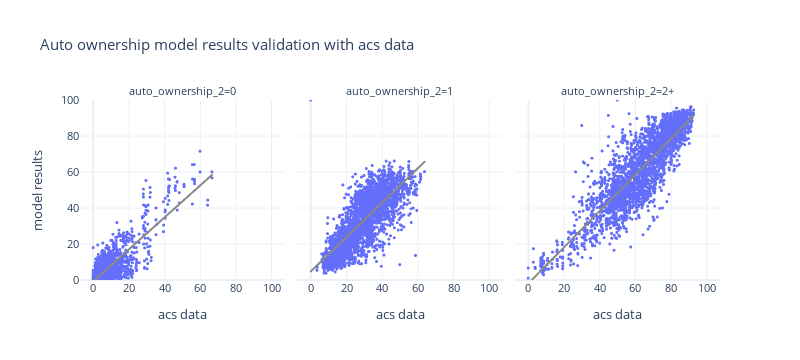

The cell this chart's notebook holds for it:
### Markdown cell above
- scatterplot

### Code cell
df_plot = pd.pivot(bg_auto_ownership, index=['block_group_id','auto_ownership_2'], columns='source', values='percentage').reset_index()



fig = px.scatter(df_plot, x="acs data", y="model results", trendline="ols", trendline_color_override='rgb(136, 136, 136)',
                 template="plotly_white",
                 facet_col='auto_ownership_2', height=400, width=1000,
                 title="Auto ownership model results validation with acs data")
fig.update_xaxes(dtick=20)
fig.update_yaxes(dtick=20,range=[0, 100])
fig.update_traces(marker_size=3)
fig.update_layout(height=360, width=800, font=dict(size=11))
fig.show()

### Figure 1 — Plotly figure (JSON) as saved in the notebook; plotly's stock layout.template omitted (floating-point values rounded to 4 significant figures; data arrays with more than 128 entries replaced by an {"elided": "..."} marker saying what was removed)
{"data": [{"hovertemplate": "auto_ownership_2=0<br>acs data=%{x}<br>model results=%{y}<extra></extra>", "legendgroup": "", "marker": {"color": "#636efa", "size": 3, "symbol": "circle"}, "mode": "markers", "name": "", "showlegend": false, "type": "scattergl", "x": {"elided": "2641 float values"}, "xaxis": "x", "y": {"elided": "2641 float values"}, "yaxis": "y"}, {"hovertemplate": "<b>OLS trendline</b><br>model results = 0.886603 * acs data + -0.740956<br>R<sup>2</sup>=0.709576<br><br>auto_ownership_2=0<br>acs data=%{x}<br>model results=%{y} <b>(trend)</b><extra></extra>", "legendgroup": "", "line": {"color": "rgb(136, 136, 136)"}, "marker": {"color": "#636efa", "size": 3, "symbol": "circle"}, "mode": "lines", "name": "", "showlegend": false, "type": "scattergl", "x": {"elided": "2413 float values"}, "xaxis": "x", "y": {"elided": "2413 float values"}, "yaxis": "y"}, {"hovertemplate": "auto_ownership_2=1<br>acs data=%{x}<br>model results=%{y}<extra></extra>", "legendgroup": "", "marker": {"color": "#636efa", "size": 3, "symbol": "circle"}, "mode": "markers", "name": "", "showlegend": false, "type": "scattergl", "x": {"elided": "2641 float values"}, "xaxis": "x2", "y": {"elided": "2641 float values"}, "yaxis": "y2"}, {"hovertemplate": "<b>OLS trendline</b><br>model results = 0.952882 * acs data + 4.73019<br>R<sup>2</sup>=0.597633<br><br>auto_ownership_2=1<br>acs data=%{x}<br>model results=%{y} <b>(trend)</b><extra></extra>", "legendgroup": "", "line": {"color": "rgb(136, 136, 136)"}, "marker": {"color": "#636efa", "size": 3, "symbol": "circle"}, "mode": "lines", "name": "", "showlegend": false, "type": "scattergl", "x": {"elided": "2634 float values"}, "xaxis": "x2", "y": {"elided": "2634 float values"}, "yaxis": "y2"}, {"hovertemplate": "auto_ownership_2=2+<br>acs data=%{x}<br>model results=%{y}<extra></extra>", "legendgroup": "", "marker": {"color": "#636efa", "size": 3, "symbol": "circle"}, "mode": "markers", "name": "", "showlegend": false, "type": "scattergl", "x": {"elided": "2641 float values"}, "xaxis": "x3", "y": {"elided": "2641 float values"}, "yaxis": "y3"}, {"hovertemplate": "<b>OLS trendline</b><br>model results = 1.0058 * acs data + -2.02328<br>R<sup>2</sup>=0.747054<br><br>auto_ownership_2=2+<br>acs data=%{x}<br>model results=%{y} <b>(trend)</b><extra></extra>", "legendgroup": "", "line": {"color": "rgb(136, 136, 136)"}, "marker": {"color": "#636efa", "size": 3, "symbol": "circle"}, "mode": "lines", "name": "", "showlegend": false, "type": "scattergl", "x": {"elided": "2634 float values"}, "xaxis": "x3", "y": {"elided": "2634 float values"}, "yaxis": "y3"}], "layout": {"annotations": [{"font": {}, "showarrow": false, "text": "auto_ownership_2=0", "x": 0.16, "xanchor": "center", "xref": "paper", "y": 1.0, "yanchor": "bottom", "yref": "paper"}, {"font": {}, "showarrow": false, "text": "auto_ownership_2=1", "x": 0.5, "xanchor": "center", "xref": "paper", "y": 1.0, "yanchor": "bottom", "yref": "paper"}, {"font": {}, "showarrow": false, "text": "auto_ownership_2=2+", "x": 0.84, "xanchor": "center", "xref": "paper", "y": 1.0, "yanchor": "bottom", "yref": "paper"}], "font": {"size": 11}, "height": 360, "legend": {"tracegroupgap": 0}, "title": {"text": "Auto ownership model results validation with acs data"}, "width": 800, "xaxis": {"anchor": "y", "domain": [0.0, 0.32], "dtick": 20, "title": {"text": "acs data"}}, "xaxis2": {"anchor": "y2", "domain": [0.34, 0.66], "dtick": 20, "matches": "x", "title": {"text": "acs data"}}, "xaxis3": {"anchor": "y3", "domain": [0.68, 1.0], "dtick": 20, "matches": "x", "title": {"text": "acs data"}}, "yaxis": {"anchor": "x", "domain": [0.0, 1.0], "dtick": 20, "range": [0, 100], "title": {"text": "model results"}}, "yaxis2": {"anchor": "x2", "domain": [0.0, 1.0], "dtick": 20, "matches": "y", "range": [0, 100], "showticklabels": false}, "yaxis3": {"anchor": "x3", "domain": [0.0, 1.0], "dtick": 20, "matches": "y", "range": [0, 100], "showticklabels": false}}}
